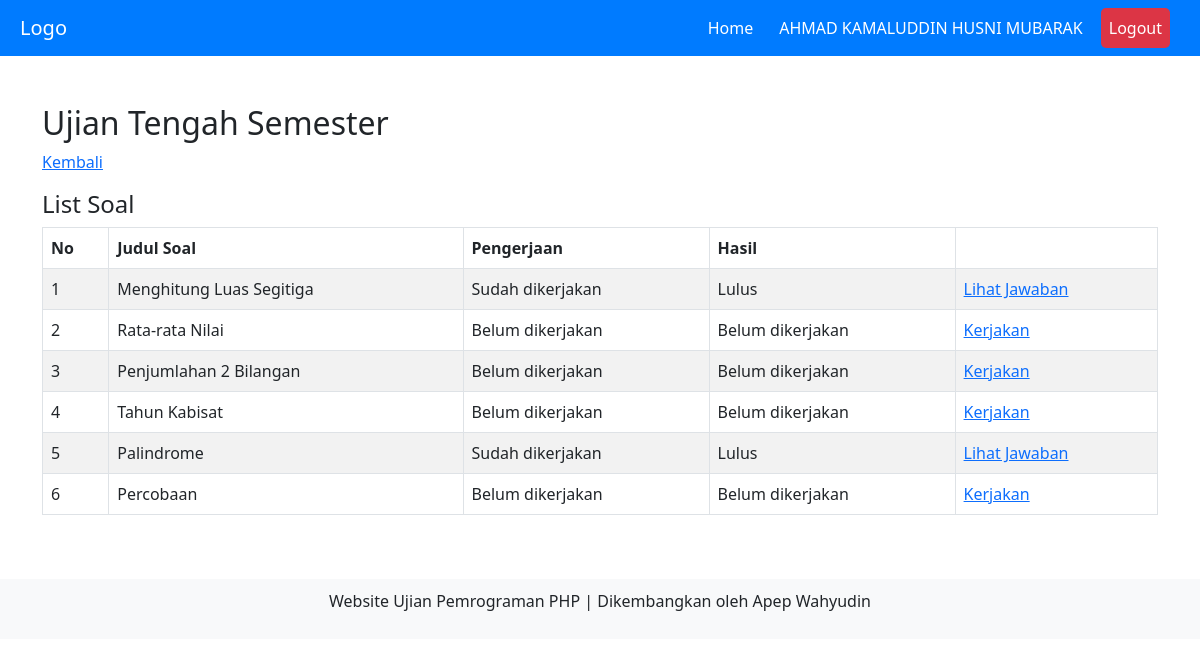
Screenshot of /home.php?page=soal&id_ujian=13 (signed in) with the database file from the repository.
### tables this page shows
CREATE TABLE `siswa` (
  `id_siswa` int(11) NOT NULL,
  `nis` varchar(10) NOT NULL,
  `nama` varchar(30) NOT NULL,
  `password` varchar(100) NOT NULL,
  `id_kelas` int(11) NOT NULL
);

CREATE TABLE `ujian` (
  `id_ujian` int(11) NOT NULL,
  `nama_ujian` varchar(50) NOT NULL,
  `status` varchar(15) NOT NULL,
  `id_guru` int(11) NOT NULL
);

CREATE TABLE `soal` (
  `id_soal` int(11) NOT NULL,
  `judul` varchar(50) NOT NULL,
  `soal` text NOT NULL,
  `waktu` int(11) NOT NULL,
  `status` varchar(10) NOT NULL,
  `id_ujian` int(11) NOT NULL,
  `parameter` text NOT NULL,
  `function_name` varchar(50) NOT NULL,
  `test_code` text NOT NULL
);

CREATE TABLE `hasil` (
  `id` int(11) NOT NULL,
  `id_soal` int(11) NOT NULL,
  `id_ujian` int(11) NOT NULL,
  `id_siswa` int(11) NOT NULL,
  `jawaban` text NOT NULL,
  `test_result` varchar(10) NOT NULL
);

### soal.php (the view, shortened to what this page needs)
<?php
if (isset($_GET['id_ujian']) && is_numeric($_GET['id_ujian'])) {
    $id_ujian = intval($_GET['id_ujian']);
} else {
    header("Location: home.php");
    exit();
}
$stmt = $koneksi->prepare("SELECT id_ujian, nama_ujian FROM ujian WHERE id_ujian = ? AND status = 'aktif'");
$stmt->bind_param("i", $id_ujian);
$stmt->execute();
$result = $stmt->get_result();
$data_ujian = $result->fetch_assoc();
echo "<h2>" . htmlspecialchars($data_ujian['nama_ujian']) . "</h2>";
?>
<p><a href="home.php">Kembali</a></p>
<h4>List Soal</h4>
<table id="myTable" class="table table-striped table-bordered" style="width:100%">
    <thead>
        <tr>
            <th>No</th>
            <th>Judul Soal</th>
            <th>Pengerjaan</th>
            <th>Hasil</th>
            <th></th>
        </tr>
    </thead>
    <tbody>
        <?php
        $stmt = $koneksi->prepare("SELECT * FROM soal WHERE id_ujian = ? AND status = 'aktif'");
        $stmt->bind_param("i", $id_ujian);
        $stmt->execute();
        $result = $stmt->get_result();
        $no = 0;
        while ($data_soal = $result->fetch_assoc()) {
            $no++;
            $stmt_nilai = $koneksi->prepare("SELECT * FROM hasil WHERE id_soal = ? AND id_siswa = ?");
            $stmt_nilai->bind_param("ii", $data_soal['id_soal'], $_SESSION['siswa']);
            $stmt_nilai->execute();
            $result_nilai = $stmt_nilai->get_result();
            $data_hasil = $result_nilai->fetch_assoc();
            $cek_jawaban = $result_nilai->num_rows;
            ?>
            <tr>
                <td><?= $no; ?></td>
                <td><?= htmlspecialchars($data_soal['judul']); ?></td>
                <td>
                    <?= ($cek_jawaban == 1) ? "Sudah dikerjakan" : "Belum dikerjakan"; ?>
                </td>
                <td>
                    <?= ($cek_jawaban == 1) ? ucfirst($data_hasil["test_result"]) : "Belum dikerjakan";?>
                </td>
                <td>
                    <?php if ($cek_jawaban == 1) { ?>
                        <a
                            href='home.php?page=lihat_jawaban&id_ujian=<?= $data_ujian['id_ujian']; ?>&id_soal=<?= $data_soal['id_soal']; ?>'>Lihat
                            Jawaban</a>
                    <?php } else { ?>
                        <a
                            href='home.php?page=kerjakan&id_ujian=<?= $data_ujian['id_ujian']; ?>&id_soal=<?= $data_soal['id_soal']; ?>'>Kerjakan</a>
                    <?php } ?>
                </td>
            </tr>
            <?php
        }
        ?>
    </tbody>
</table>

### home.php (shortened to what this page needs)
<?php
include "koneksi.php";
if (!isset($_SESSION['siswa'])) {
    header("location: index.php");
    exit();
} else {
    $id_siswa = $_SESSION["siswa"];
    $qry_siswa = mysqli_query($koneksi, "SELECT * FROM siswa where id_siswa='$id_siswa'");
    $data_siswa = mysqli_fetch_assoc($qry_siswa);
}
?>
<!DOCTYPE html>
<html lang="en">
<head>
    <link rel="stylesheet" href="assets/dist/css/bootstrap.min.css">
    <link rel="stylesheet" href="https://cdn.datatables.net/2.0.0/css/dataTables.dataTables.min.css">
</head>
<body>
    <nav class="navbar navbar-expand-lg navbar-dark">
        <a class="navbar-brand" href="#">Logo</a>
        <div class="collapse navbar-collapse justify-content-end" id="navbarNav">
            <ul class="navbar-nav">
                <li class="nav-item active">
                    <a class="nav-link" href="home.php">Home</a>
                </li>
                <li class="nav-item">
                    <a class="nav-link" href="#">
                        <?= $data_siswa["nama"]; ?>
                    </a>
                </li>
                <li class="nav-item logout">
                    <a class="nav-link" href="logout.php">Logout</a>
                </li>
            </ul>
        </div>
    </nav>
    <div class="container mt-5 mb-5">
        <div class="row">
            <div class="col-md-12 p-50">
                <?php
                if (isset($_GET['page']) && $_GET['page'] != '') {
                    $page = addslashes($_GET['page']);
                    switch ($page) {
                        case "soal":
                            include "soal.php";
                            break;
                    }
                } else {
                    include "ujian.php";
                }
                ?>
            </div>
        </div>
    </div>
    <div class="footer">
        <p>Website Ujian Pemrograman PHP | Dikembangkan oleh Apep Wahyudin</p>
    </div>
</body>
</html>

### home.php (style rules this page uses)
.navbar { background-color: #007bff; }
.navbar-nav, .navbar-brand { padding-left: 20px; padding-right: 20px; }
.navbar-nav .nav-item { margin-right: 10px; }
.navbar-nav .nav-link { color: #fff; }
.logout { background-color: #dc3545; border-radius: 5px; }
.footer { bottom: 0; width: 100%; background-color: #f8f9fa; text-align: center; padding: 10px 0; }

### rows the page displays
siswa: nama "AHMAD KAMALUDDIN HUSNI MUBARAK"
ujian: nama_ujian "Ujian Tengah Semester"
soal: judul "Menghitung Luas Segitiga", shows "Sudah dikerjakan", hasil.test_result "Lulus"
soal: judul "Rata-rata Nilai", shows "Belum dikerjakan"
soal: judul "Penjumlahan 2 Bilangan", shows "Belum dikerjakan"
soal: judul "Tahun Kabisat", shows "Belum dikerjakan"
soal: judul "Palindrome", shows "Sudah dikerjakan", hasil.test_result "Lulus"
soal: judul "Percobaan", shows "Belum dikerjakan"
